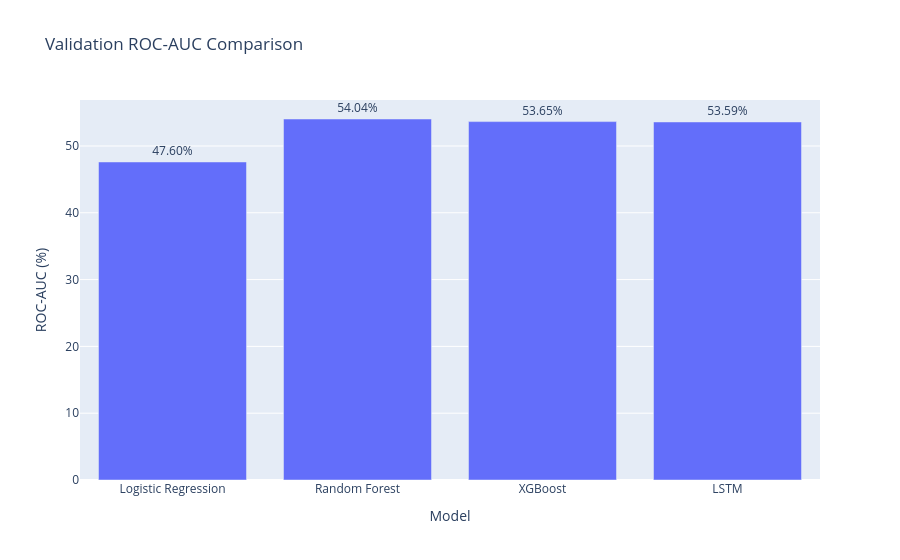

Notebook cell for this chart:
### Code cell
plot_df = validation_results.copy()

plot_df["ROC_AUC_Percent"] = (
    plot_df["ROC_AUC"] * 100
)

fig = px.bar(
    plot_df,
    x="Model",
    y="ROC_AUC_Percent",
    text="ROC_AUC_Percent",
    title="Validation ROC-AUC Comparison"
)

fig.update_traces(
    texttemplate="%{text:.2f}%",
    textposition="outside"
)

fig.update_layout(
    yaxis_title="ROC-AUC (%)",
    xaxis_title="Model"
)

fig.show()

### Figure 1 — Plotly figure (JSON) as saved in the notebook; plotly's stock layout.template omitted (floating-point values rounded to 4 significant figures)
{"data": [{"hovertemplate": "Model=%{x}<br>ROC_AUC_Percent=%{text}<extra></extra>", "legendgroup": "", "marker": {"color": "#636efa", "pattern": {"shape": ""}}, "name": "", "orientation": "v", "showlegend": false, "text": [47.6, 54.04, 53.65, 53.59], "textposition": "outside", "texttemplate": "%{text:.2f}%", "type": "bar", "x": ["Logistic Regression", "Random Forest", "XGBoost", "LSTM"], "xaxis": "x", "y": [47.6, 54.04, 53.65, 53.59], "yaxis": "y"}], "layout": {"barmode": "relative", "legend": {"tracegroupgap": 0}, "title": {"text": "Validation ROC-AUC Comparison"}, "xaxis": {"anchor": "y", "domain": [0, 1], "title": {"text": "Model"}}, "yaxis": {"anchor": "x", "domain": [0, 1], "title": {"text": "ROC-AUC (%)"}}}}
